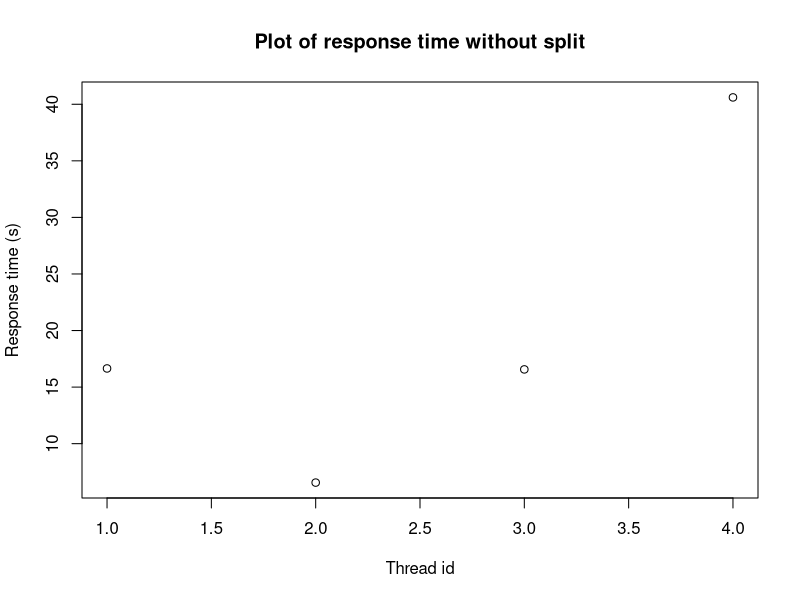
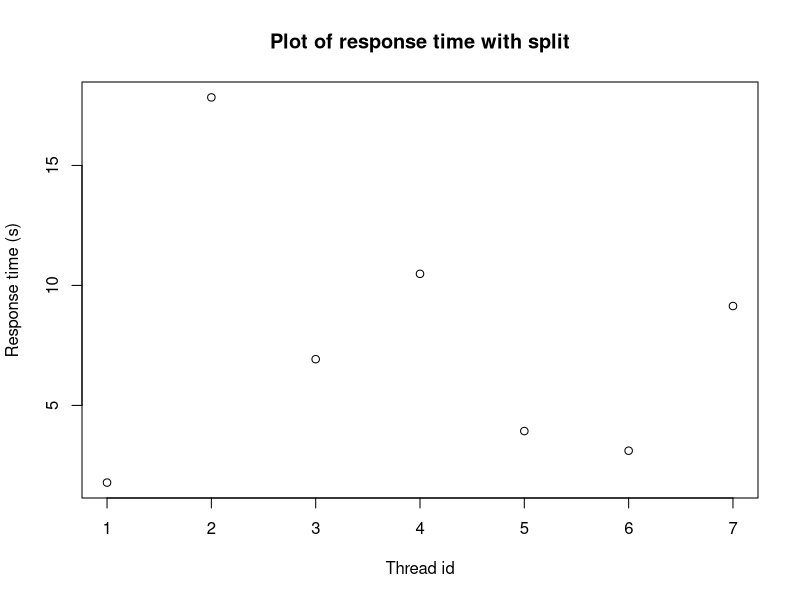
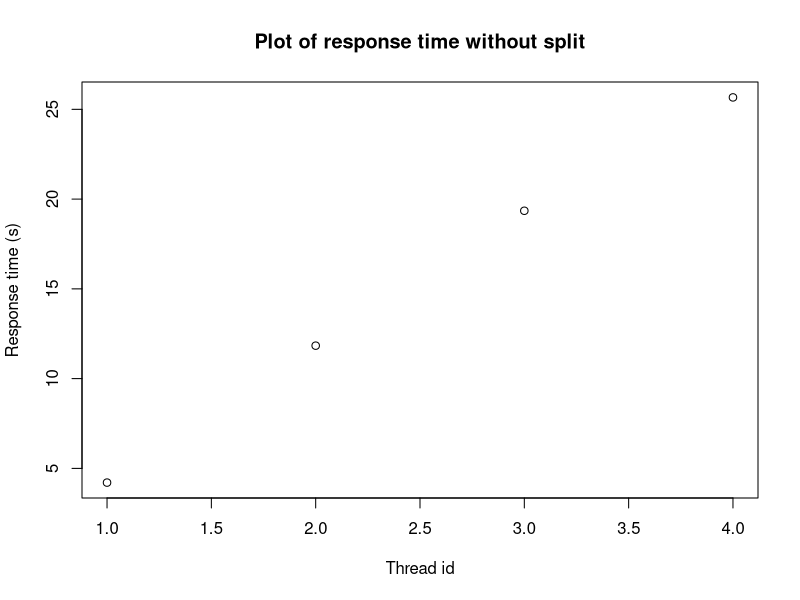
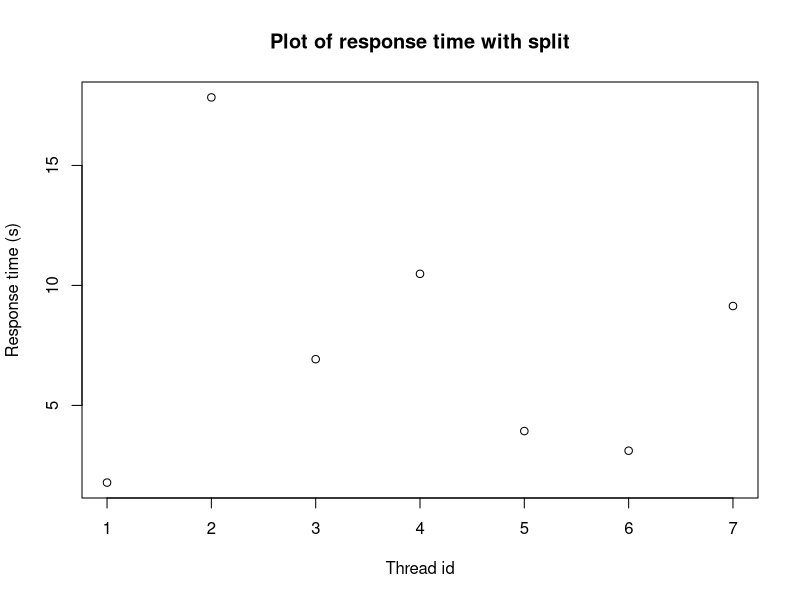
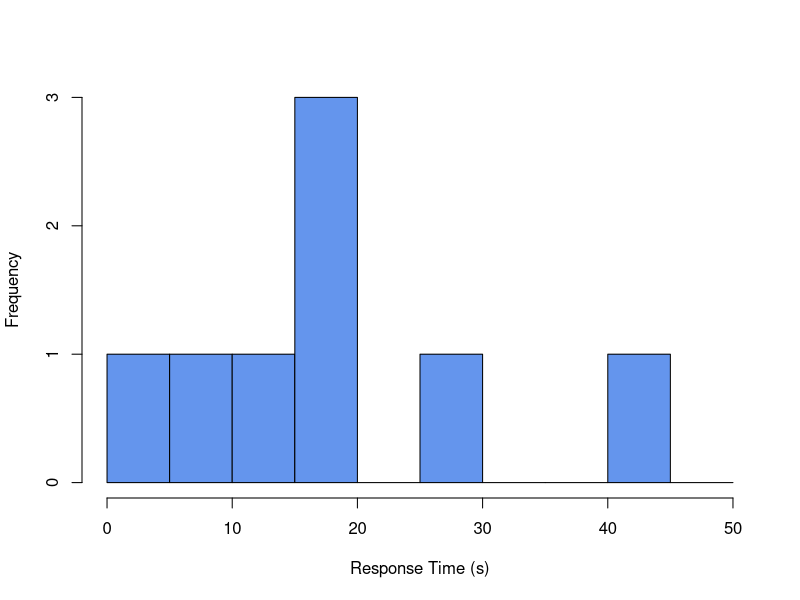
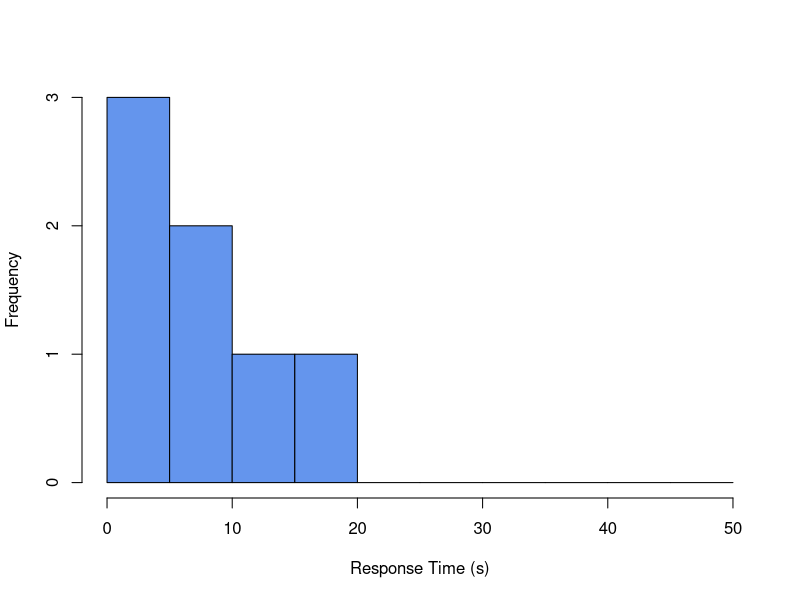
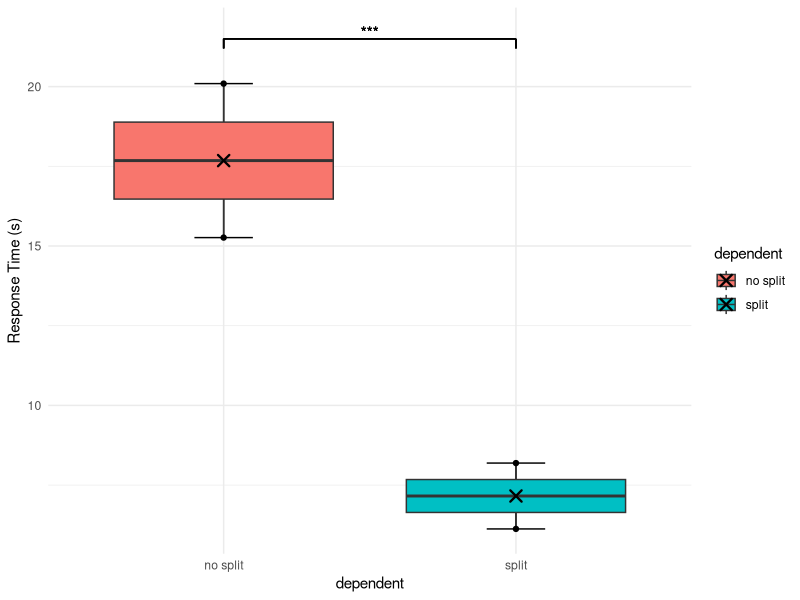

R code for these plots, in order:
## ---- chunk 1
timestamp_no_split<-read.csv("csv/format_timestamp_no_split.csv",header = T)
timestamp_split<-read.csv("csv/format_timestamp_split.csv",header = T)
## ---- chunk 2
head(timestamp_no_split)
## ---- chunk 3
head(timestamp_split)
## ---- chunk 4
for (person in range(1,max(timestamp_no_split$user_id))) {
  print("person_id")
  print(person)
  
  print("分割なし",quote=F)
  person_data_no_split<-subset(timestamp_no_split,user_id==person)
  print("返信数",quote=F)
  print(max(person_data_no_split$id))
  print("最小値　第一四分位　中央値　平均値　第三四分位　最大値（単位:s）",quote=F)
  print(summary(person_data_no_split$reaction_time))
  print("標準偏差",quote=F)
  print(sd(person_data_no_split$reaction_time))
  print(plot(person_data_no_split$reaction_time,ylab="Response time (s)",xlab="Thread id",main="Plot of response time without split"))
  
  print("person_id")
  print(person)
  print("分割あり",quote=F)
  person_data_split<-subset(timestamp_split,user=person)
  print("返信数",quote=F)
  print(max(person_data_split$id))
  print("最小値　第一四分位　中央値　平均値　第三四分位　最大値（単位:s）",quote=F)
  print(summary(person_data_split$reaction_time))
  print("標準偏差",quote=F)
  print(sd(person_data_split$reaction_time))
  print(plot(person_data_split$reaction_time,ylab="Response time (s)",xlab="Thread id",main="Plot of response time with split"))
}
## ---- chunk 5
hist(timestamp_no_split$reaction_time,breaks=seq(0,max(timestamp_no_split$reaction_time,timestamp_split$reaction_time)+10,5),xlab="Response Time (s)",main=NULL,col="CornFlowerBlue")
## ---- chunk 6
mean_c<-c()
for(person in range(1,timestamp_no_split$user_id)){
  mean_c<-c(mean_c,mean(subset(timestamp_no_split,user_id==person)$reaction_time))
}
no_split_data<-data.frame("user_id"=seq(max(timestamp_no_split$user_id)),"reaction_time"=mean_c)
head(no_split_data)
## ---- chunk 7
no_split_n<-max(timestamp_no_split$user_id)
no_split_n
## ---- chunk 8
summary(no_split_data$reaction_time)
## ---- chunk 9
sd(no_split_data$reaction_time)
## ---- chunk 10
hist(timestamp_split$reaction_time,breaks=seq(0,max(timestamp_no_split$reaction_time,timestamp_split$reaction_time)+10,5),xlab="Response Time (s)",main=NULL,col="CornFlowerBlue")
## ---- chunk 11
mean_c<-c()
for(person in range(1,timestamp_split$user_id)){
  mean_c<-c(mean_c,mean(subset(timestamp_split,user_id==person)$reaction_time))
}
split_data<-data.frame("user_id"=seq(max(timestamp_split$user_id)),"reaction_time"=mean_c)
head(split_data)
## ---- chunk 12
split_n<-max(timestamp_split$user_id)
split_n
## ---- chunk 13
summary(split_data$reaction_time)
## ---- chunk 14
sd(split_data$reaction_time)
## ---- chunk 15
compare_response_time_data<-data.frame("dependent"=c(rep("no split",max(no_split_data$user_id)),rep("split",max(split_data$user_id))),"response_time"=c(no_split_data$reaction_time,split_data$reaction_time))
head(compare_response_time_data)
tail(compare_response_time_data)
## ---- chunk 16
t.test(subset(compare_response_time_data,dependent="no split")$response_time,subset(compare_response_time_data,dependent="split")$response_time,paired = T,alternative = "two.sided",var.equal = T,conf.level = 0.95)
## ---- chunk 17
t.test(subset(compare_response_time_data,dependent="no split")$response_time,subset(compare_response_time_data,dependent="split")$response_time,paired = T,alternative = "two.sided",var.equal = F,conf.level = 0.95)
## ---- chunk 18
library(coin)
## ---- chunk 19
response_time_analysis_data<-data.frame("dependent"=factor(c(rep(0,max(no_split_data$user_id)),rep(1,max(split_data$user_id)))),"response_time"=c(no_split_data$reaction_time,split_data$reaction_time))
head(response_time_analysis_data)
tail(response_time_analysis_data)
## ---- chunk 20
wilcox_test(response_time ~ dependent,data=response_time_analysis_data,paired = T,alternative = "two.sided",distribution="exact")
## ---- chunk 21
library(ggplot2)
library(ggbeeswarm)
library("ggsignif")
## ---- chunk 22
ggplot(data = compare_response_time_data, aes(x =dependent , y = response_time, fill = dependent)) +stat_boxplot(geom = "errorbar", width = 0.2)+ geom_boxplot(outlier.color = "black")+ylab("Response Time (s)")+ stat_summary(geom = "point", shape = 4,fun = "mean", color = "black",size=3,stroke=1.2)+geom_beeswarm(cex = 1.2,show.legend = FALSE)+
  #検定結果によって変わる
  geom_text(aes(x = 1.5, y =21.7, label = "***")) + 
  geom_segment(x = 1, xend = 1, y = 21.5, yend = 21.2) +
  geom_segment(x = 1, xend = 2, y = 21.5, yend = 21.5) +
  geom_segment(x = 2, xend = 2, y = 21.5, yend = 21.2) + theme_minimal()
